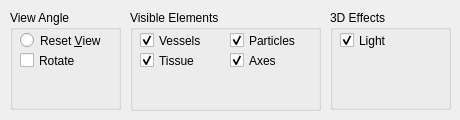
        <widget class="QWidget" name="tab_4">
         <attribute name="title">
          <string>Basic Options</string>
         </attribute>
         <widget class="QGroupBox" name="visiblePhases_2">
          <property name="geometry">
           <rect>
            <x>10</x>
            <y>10</y>
            <width>111</width>
            <height>100</height>
           </rect>
          </property>
          <property name="sizePolicy">
           <sizepolicy hsizetype="MinimumExpanding" vsizetype="Minimum">
            <horstretch>0</horstretch>
            <verstretch>0</verstretch>
           </sizepolicy>
          </property>
          <property name="minimumSize">
           <size>
            <width>90</width>
            <height>100</height>
           </size>
          </property>
          <property name="title">
           <string>View Angle</string>
          </property>
          <property name="flat">
           <bool>true</bool>
          </property>
          <property name="checkable">
           <bool>false</bool>
          </property>
          <widget class="QRadioButton" name="resetRadioButton">
           <property name="geometry">
            <rect>
             <x>10</x>
             <y>20</y>
             <width>101</width>
             <height>21</height>
            </rect>
           </property>
           <property name="text">
            <string>Reset &amp;View</string>
           </property>
          </widget>
          <widget class="QCheckBox" name="rotateCheckBox">
           <property name="geometry">
            <rect>
             <x>10</x>
             <y>40</y>
             <width>101</width>
             <height>21</height>
            </rect>
           </property>
           <property name="text">
            <string>Rotate</string>
           </property>
          </widget>
         </widget>
         <widget class="QGroupBox" name="visiblePhases_3">
          <property name="geometry">
           <rect>
            <x>130</x>
            <y>10</y>
            <width>191</width>
            <height>101</height>
           </rect>
          </property>
          <property name="sizePolicy">
           <sizepolicy hsizetype="MinimumExpanding" vsizetype="Minimum">
            <horstretch>0</horstretch>
            <verstretch>91</verstretch>
           </sizepolicy>
          </property>
          <property name="minimumSize">
           <size>
            <width>113</width>
            <height>91</height>
           </size>
          </property>
          <property name="title">
           <string>Visible Elements</string>
          </property>
          <property name="flat">
           <bool>true</bool>
          </property>
          <property name="checkable">
           <bool>false</bool>
          </property>
          <widget class="QCheckBox" name="pore3DCheckBox">
           <property name="geometry">
            <rect>
             <x>10</x>
             <y>20</y>
             <width>81</width>
             <height>21</height>
            </rect>
           </property>
           <property name="text">
            <string>Vessels</string>
           </property>
           <property name="checked">
            <bool>true</bool>
           </property>
          </widget>
          <widget class="QCheckBox" name="TissueCheckBox">
           <property name="geometry">
            <rect>
             <x>10</x>
             <y>40</y>
             <width>81</width>
             <height>21</height>
            </rect>
           </property>
           <property name="text">
            <string>Tissue</string>
           </property>
           <property name="checked">
            <bool>true</bool>
           </property>
          </widget>
          <widget class="QCheckBox" name="ParticleCheckBox">
           <property name="geometry">
            <rect>
             <x>100</x>
             <y>20</y>
             <width>81</width>
             <height>21</height>
            </rect>
           </property>
           <property name="text">
            <string>Particles</string>
           </property>
           <property name="checked">
            <bool>true</bool>
           </property>
          </widget>
          <widget class="QCheckBox" name="axis3DCheckBox">
           <property name="geometry">
            <rect>
             <x>100</x>
             <y>40</y>
             <width>81</width>
             <height>21</height>
            </rect>
           </property>
           <property name="text">
            <string>Axes</string>
           </property>
           <property name="checked">
            <bool>true</bool>
           </property>
          </widget>
         </widget>
         <widget class="QGroupBox" name="visiblePhases_6">
          <property name="geometry">
           <rect>
            <x>330</x>
            <y>10</y>
            <width>121</width>
            <height>100</height>
           </rect>
          </property>
          <property name="sizePolicy">
           <sizepolicy hsizetype="MinimumExpanding" vsizetype="Minimum">
            <horstretch>0</horstretch>
            <verstretch>0</verstretch>
           </sizepolicy>
          </property>
          <property name="minimumSize">
           <size>
            <width>90</width>
            <height>100</height>
           </size>
          </property>
          <property name="title">
           <string>3D Effects</string>
          </property>
          <property name="flat">
           <bool>true</bool>
          </property>
          <property name="checkable">
           <bool>false</bool>
          </property>
          <widget class="QCheckBox" name="lightCheckBox">
           <property name="geometry">
            <rect>
             <x>10</x>
             <y>20</y>
             <width>81</width>
             <height>21</height>
            </rect>
           </property>
           <property name="text">
            <string>Light</string>
           </property>
           <property name="checked">
            <bool>true</bool>
           </property>
          </widget>
         </widget>
        </widget>
